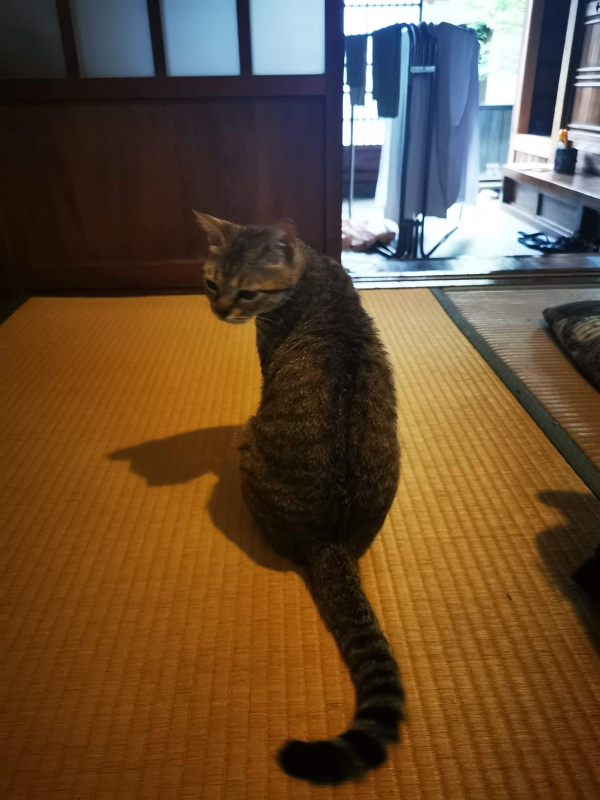
#> input picture shiomi/site/img/cat-tatami-1200.jpg, 1200 x 1600 px, given in place of full1x.png, which was not available (shown at 1/2 size)
$ python isles_hd_stitch.py ../../../../shiomi/site/img
#> lines starting #> are read from the running program, lines starting #| are printed output that depends on the picture
"""Register each 3x tile onto the current map's geometry, bring it to 2x and stitch all tiles along low-difference seams.
usage: stitch.py DIR  (reads full1x.png, g_JI.png; writes full2x.png, seams.png)"""
import sys, subprocess, numpy as np, cv2
from PIL import Image
sys.path.insert(0, '/home/user/others/chronicle2/twilight/build/blockout')
from warp import fit
D = sys.argv[1]
TW, TH = 1088, 800; XS = [0, 832]; YS = [0, 495, 990]
full = Image.open(f'{D}/full1x.png').convert('RGB'); FW, FH = full.size
#> further down, full is the input picture: PIL image 1200x1600 RGB; mean R, G, B 103.8, 78.8, 53
#> after `FW, FH = full.size`: FW = 1200; FH = 1600
tiles = {}
for j, y0 in enumerate(YS):
    for i, x0 in enumerate(XS):
        g = Image.open(f'{D}/g_{j}{i}.png').convert('RGB')
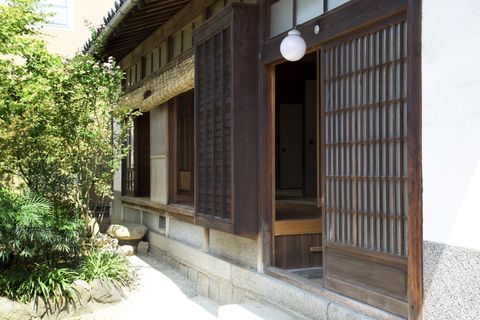
#> input picture shiomi/site/img/exterior-front-480.jpg, 480 x 320 px, given in place of g_00.png, which was not available
#> g is the input picture: PIL image 480x320 RGB; mean R, G, B 124.8, 122.7, 107
        old2 = full.crop((x0, y0, x0 + TW, y0 + TH)).resize((TW * 2, TH * 2), Image.NEAREST); old2.save(f'{D}/o2_{j}{i}.png')
#> after `old2 = full.crop((x0, y0, x0 + TW, y0 + TH)).resize((TW * 2, TH * 2), `:
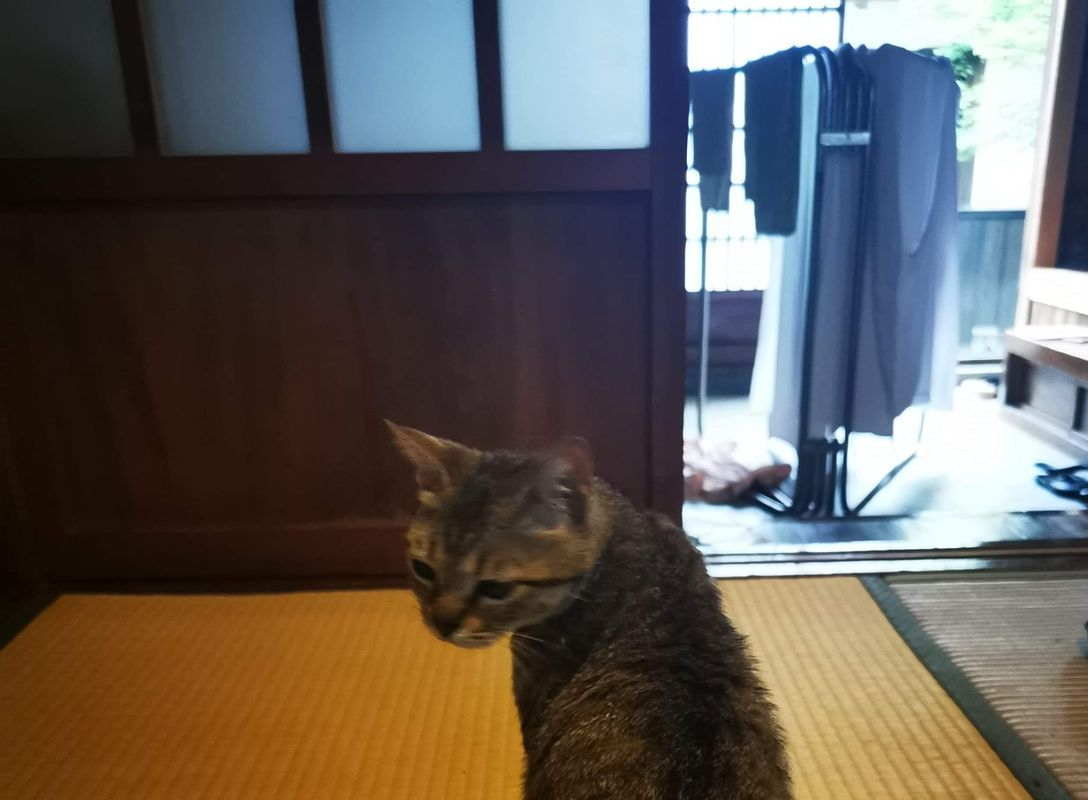
#> old2: PIL image 2176x1600 RGB (shown at 1/2 size); mean R, G, B 96.9, 91.1, 86.9
        g.resize((TW * 2, TH * 2), Image.BOX).save(f'{D}/d2_{j}{i}.png')
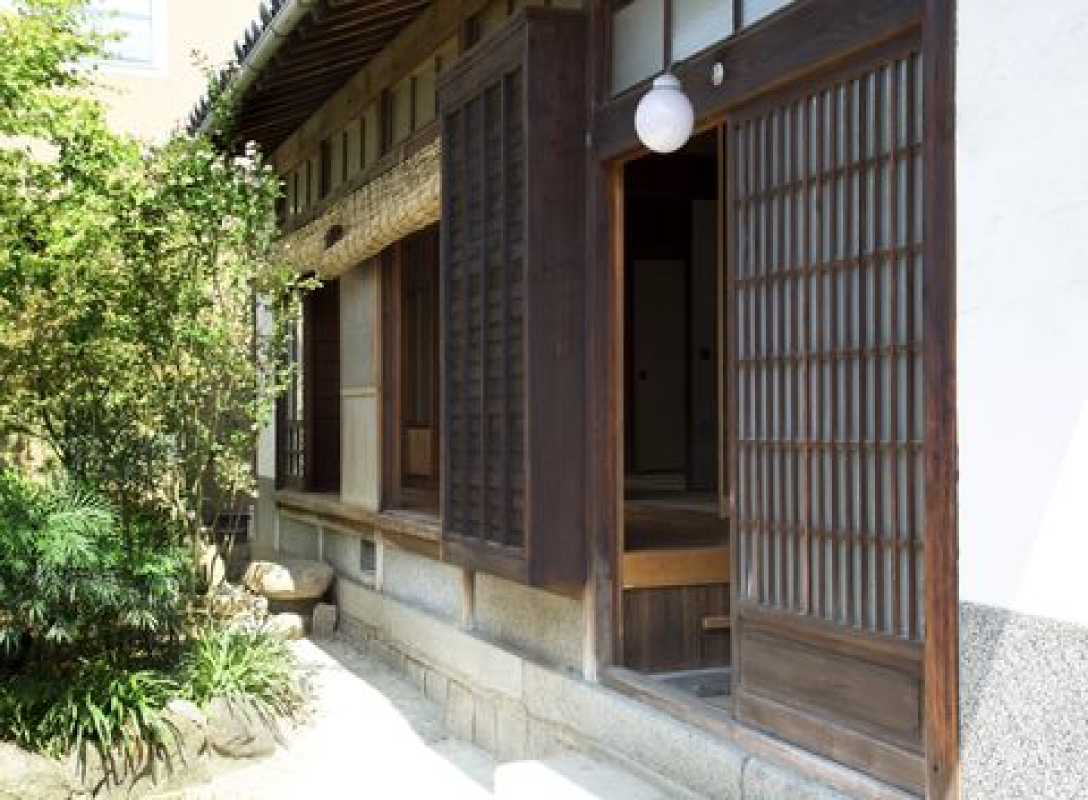
#> saved as d2_00.png: PIL image 2176x1600 RGB (shown at 1/2 size); mean R, G, B 124.8, 122.7, 107
#> (the run stopped early here; a loop or call above may not have finished)
